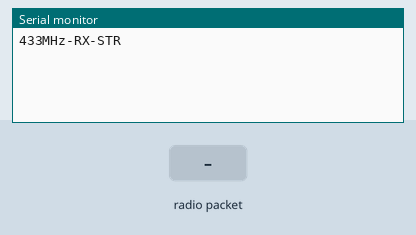
This sketch was run on a simulated Arduino Uno, built with avr-gcc and run on an emulated ATmega328P. Parts: the last lines printed to the serial monitor. Inputs (shaded band) come from the test bench. No radio packets arrive unless stated.

Above: at 1.2 s.
1.3 s: radio packet "1" arrives
At 2.5 s:
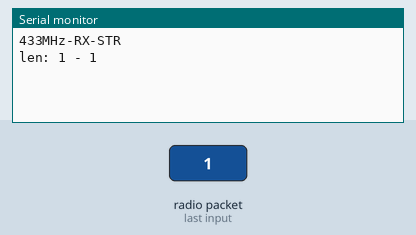
2.8 s: radio packet "0" arrives
At 3.8 s:
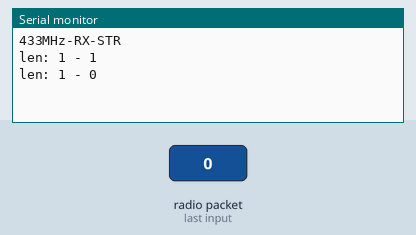
4.3 s: radio packet "2" arrives
At 4.9 s:
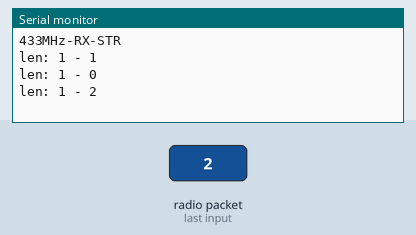

Measured:
- after the input at 1.3 s, the serial monitor: prints a new line at once (image 1)
- after the input at 2.8 s, the serial monitor: prints a new line at once (image 2)
- after the input at 4.3 s, the serial monitor: prints a new line at once (image 3)

The sketch:

rx_string.ino
```cpp
#include <RH_ASK.h>
#include <SPI.h> // Not actualy used but needed to compile

RH_ASK mod;

uint8_t buff[30];
uint8_t buflen = 12;

void setup() {
  Serial.begin(9600);
  Serial.println("433MHz-RX-STR");

  if (!mod.init()) {
    Serial.println("init failed");
    while(1);
  }

}

void loop() {
  if (mod.recv(buff, &buflen)) {
    buff[buflen] = '\0';
    Serial.print("len: "); Serial.print(buflen);
    Serial.print(" - ");Serial.println((char *)buff);
    mod.printBuffer("RX: ", buff, buflen);
  }

}
```
